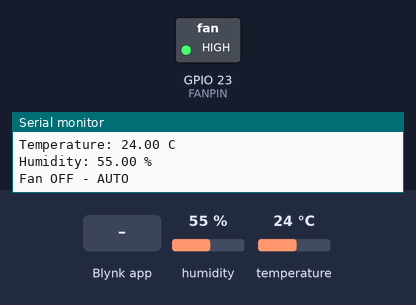
Recording of a sketch running on a simulated ESP32. Shown: switched loads named in the sketch (green lamp = pin HIGH), the last lines printed to the serial monitor. The inputs (shaded band) are chosen by the test bench; at power-on: temperature 24 °C, humidity 55 %. WiFi joins after 1.5 s; servers stay silent unless stated.

Above: at 2.6 s.
2.7 s: temperature set to 26 °C
7.2 s: temperature set to 29 °C
At 11.2 s:
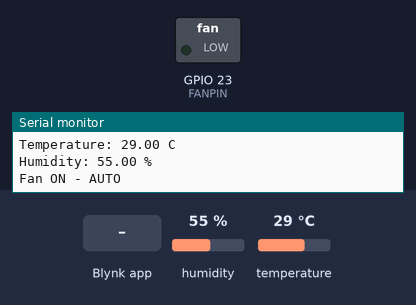
11.5 s: Blynk app writes 1 to V2
At 12.7 s:
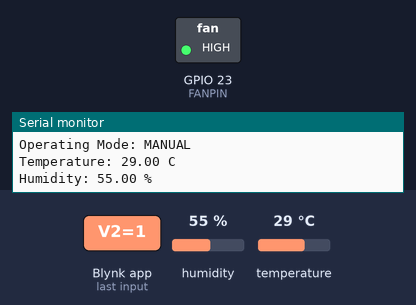
13.0 s: Blynk app writes 1 to V3
At 13.9 s:
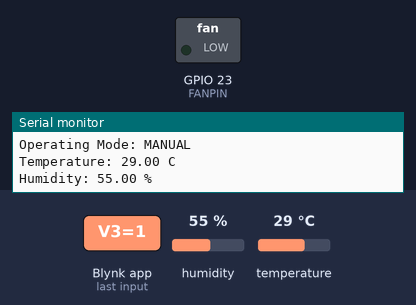
14.5 s: Blynk app writes 0 to V3
At 15.0 s:
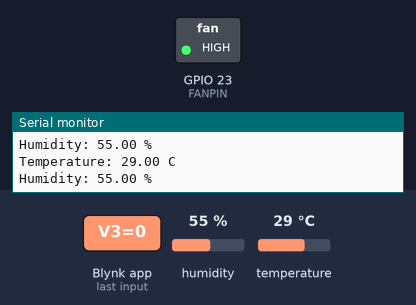
Timing chart, 0 to 17.0 s (numbered marks = the images above; inputs shaded):
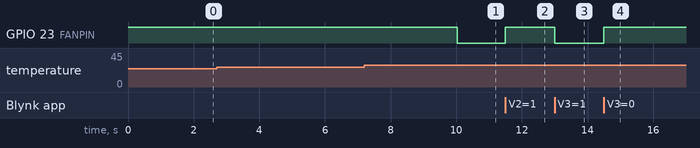

The sketch:

fan_blynk.ino
```cpp
#define BLYNK_TEMPLATE_ID "TMPL3PJEHHwRZ"
#define BLYNK_TEMPLATE_NAME "Smart Temperature Fan"
#define BLYNK_AUTH_TOKEN "sukeJu4QLK0eXotmw_shoRz1Uhs9mVU7"

#define BLYNK_PRINT Serial

#include <WiFi.h>
#include <BlynkSimpleEsp32.h>
#include "DHT.h"

// Wi-Fi hotspot details
char ssid[] = "Network73";
char pass[] = "87654321";

// ESP32 pin configuration
#define DHTPIN 4
#define FANPIN 23
#define DHTTYPE DHT11

DHT dht(DHTPIN, DHTTYPE);
BlynkTimer timer;

// Temperature threshold
const float TEMP_THRESHOLD = 28.0;

// Active LOW relay
const int FAN_ON = LOW;
const int FAN_OFF = HIGH;

// Operating mode: 0 = AUTO, 1 = MANUAL
int operatingMode = 0;

// Manual fan command: 0 = OFF, 1 = ON
int manualFan = 0;

int fanStatus = 0;

// Apply fan control
void controlFan() {
  if (operatingMode == 0) {
    // Automatic mode
    // Temperature-based decision is made in readSensor()
    return;
  }

  // Manual mode
  if (manualFan == 1) {
    digitalWrite(FANPIN, FAN_ON);
    fanStatus = 1;
  } else {
    digitalWrite(FANPIN, FAN_OFF);
    fanStatus = 0;
  }

  Blynk.virtualWrite(V4, fanStatus);
}

// Operating Mode switch: V2
BLYNK_WRITE(V2) {
  operatingMode = param.asInt();

  Serial.print("Operating Mode: ");
  Serial.println(operatingMode == 0 ? "AUTO" : "MANUAL");

  if (operatingMode == 1) {
    controlFan();
  }
}

// Manual Fan switch: V3
BLYNK_WRITE(V3) {
  manualFan = param.asInt();

  if (operatingMode == 1) {
    controlFan();
  }
}

// Restore app switch values after connection
BLYNK_CONNECTED() {
  Blynk.syncVirtual(V2, V3);
}

// Read temperature and humidity
void readSensor() {
  float temp = dht.readTemperature();
  float hum = dht.readHumidity();

  if (isnan(temp) || isnan(hum)) {
    Serial.println("DHT sensor reading failed!");
    return;
  }

  Serial.print("Temperature: ");
  Serial.print(temp);
  Serial.println(" C");

  Serial.print("Humidity: ");
  Serial.print(hum);
  Serial.println(" %");

  // Send readings to Blynk
  Blynk.virtualWrite(V0, temp);
  Blynk.virtualWrite(V1, hum);

  // Automatic mode
  if (operatingMode == 0) {
    if (temp >= TEMP_THRESHOLD) {
      digitalWrite(FANPIN, FAN_ON);
      fanStatus = 1;
      Serial.println("Fan ON - AUTO");
    } else {
      digitalWrite(FANPIN, FAN_OFF);
      fanStatus = 0;
      Serial.println("Fan OFF - AUTO");
    }

    Blynk.virtualWrite(V4, fanStatus);
  }
}

// Try reconnecting to Blynk
void reconnectBlynk() {
  if (WiFi.status() == WL_CONNECTED && !Blynk.connected()) {
    Blynk.connect(1000);
  }
}

void setup() {
  Serial.begin(115200);

  pinMode(FANPIN, OUTPUT);
  digitalWrite(FANPIN, FAN_OFF);

  dht.begin();

  WiFi.mode(WIFI_STA);
  WiFi.setAutoReconnect(true);
  WiFi.begin(ssid, pass);

  Blynk.config(BLYNK_AUTH_TOKEN);

  // Read sensor every 2 seconds
  timer.setInterval(2000L, readSensor);

  // Check Blynk connection every 10 seconds
  timer.setInterval(10000L, reconnectBlynk);

  Serial.println("Temperature Fan System Started");
}

void loop() {
  Blynk.run();
  timer.run();
}
```

Measured:
- the behaviour switches between 27 and 28 °C on temperature (found by bisection; images 0 and 1)
- after the input at 7.2 s, GPIO 23 (FANPIN): HIGH → LOW after 2.8 s
- after the input at 11.5 s, GPIO 23 (FANPIN): LOW → HIGH at once
- after the input at 13.0 s, GPIO 23 (FANPIN): HIGH → LOW at once
- after the input at 14.5 s, GPIO 23 (FANPIN): LOW → HIGH at once
